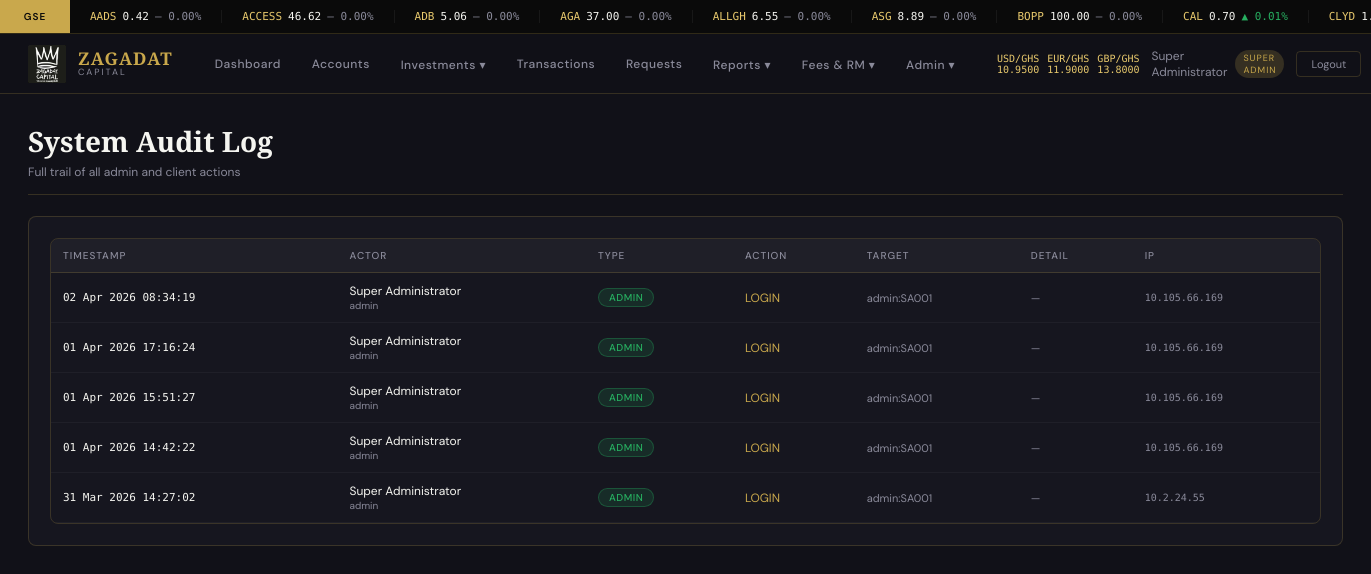
Page /admin/audit (signed in) on the committed database.
### models.py (models this page shows, shortened)
class AdminUser(UserMixin, db.Model):
    __tablename__ = 'admin_users'
    id            = db.Column(db.Integer, primary_key=True)
    staff_id      = db.Column(db.String(20), unique=True, nullable=False)
    full_name     = db.Column(db.String(120), nullable=False)
    email         = db.Column(db.String(120), unique=True, nullable=False)
    password_hash = db.Column(db.String(256), nullable=False)
    role          = db.Column(db.String(40), nullable=False, default='REPORT_VIEWER')
    is_active     = db.Column(db.Boolean, default=True)
    created_at    = db.Column(db.DateTime, default=datetime.utcnow)
    created_by    = db.Column(db.Integer, nullable=True)
    last_login    = db.Column(db.DateTime, nullable=True)
    is_rm         = db.Column(db.Boolean, default=False)
    rm_commission_rate = db.Column(db.Float, default=1.0)
    def has_permission(self, p):
        return ADMIN_ROLES.get(self.role, {}).get('level', 0) >= PERMISSION_MAP.get(p, 100)
    @property
    def is_super_admin(self): return self.role == 'SUPER_ADMIN'

class AuditLog(db.Model):
    __tablename__ = 'audit_logs'
    id          = db.Column(db.Integer, primary_key=True)
    actor_type  = db.Column(db.String(20))
    actor_id    = db.Column(db.Integer)
    actor_name  = db.Column(db.String(120))
    action      = db.Column(db.String(100))
    target      = db.Column(db.String(100), nullable=True)
    detail      = db.Column(db.Text, nullable=True)
    ip_address  = db.Column(db.String(50), nullable=True)
    created_at  = db.Column(db.DateTime, default=datetime.utcnow)

### routes/admin.py (the view)
@admin_bp.route('/audit')
@permission_required('manage_all')
def audit_log():
    from models import AuditLog
    logs = AuditLog.query.order_by(AuditLog.created_at.desc()).limit(500).all()
    return render_template('admin/audit.html', logs=logs)

### models.py (called while the page is built)
@login_manager.user_loader
def load_user(user_id):
    uid = str(user_id)
    if uid.startswith('admin_'):
        return AdminUser.query.get(int(uid.split('_')[1]))
    return ClientUser.query.get(int(uid))

### routes/admin.py (called while the page is built)
def permission_required(permission):
    def decorator(f):
        from functools import wraps
        @wraps(f)
        def decorated(*args, **kwargs):
            if not current_user.is_authenticated or session.get('user_type') != 'admin':
                return redirect(url_for('auth.login'))
            if not current_user.has_permission(permission):
                flash('Insufficient permissions.', 'error')
                return redirect(url_for('admin.dashboard'))
            return f(*args, **kwargs)
        return decorated
    return decorator

### templates/admin/audit.html (shortened to what this page needs)
{% extends 'base.html' %}
{% block content %}
<div class="page-content">
  <div class="page-header">
    <div><h1>System Audit Log</h1><p>Full trail of all admin and client actions</p></div>
  </div>
  <div class="card">
    <div class="table-wrap">
      <table class="data-table">
        <thead>
          <tr>
            <th>Timestamp</th><th>Actor</th><th>Type</th>
            <th>Action</th><th>Target</th><th>Detail</th><th>IP</th>
          </tr>
        </thead>
        <tbody>
          {% for log in logs %}
          <tr>
            <td class="mono" style="font-size:11px;white-space:nowrap;">{{ log.created_at.strftime('%d %b %Y %H:%M:%S') }}</td>
            <td>
              <div style="font-size:12px;">{{ log.actor_name }}</div>
              <div style="font-size:10px;color:var(--grey);">{{ log.actor_type }}</div>
            </td>
            <td>
              <span class="badge badge-{{ 'approved' if log.actor_type=='admin' else 'pending' }}">
                {{ log.actor_type.upper() }}
              </span>
            </td>
            <td style="font-size:12px;color:var(--gold);">{{ log.action }}</td>
            <td style="font-size:11px;color:var(--grey);">{{ log.target or '—' }}</td>
            <td style="font-size:11px;color:var(--grey);max-width:200px;overflow:hidden;text-overflow:ellipsis;white-space:nowrap;">{{ log.detail or '—' }}</td>
            <td class="mono" style="font-size:10px;color:var(--grey);">{{ log.ip_address or '—' }}</td>
          </tr>
          {% else %}
          <tr><td colspan="7" style="text-align:center;color:var(--grey);padding:3rem;">No audit records yet.</td></tr>
          {% endfor %}
        </tbody>
      </table>
    </div>
  </div>
</div>
{% endblock %}

### templates/base.html (shortened to what this page needs)
<!DOCTYPE html>
<html lang="en">
<head>
</head>
<body>
{% if current_user.is_authenticated %}
<div id="ticker-bar">
  <div class="ticker-label" id="ticker-exchange-label">GSE</div>
  <div class="ticker-track">
    <div class="ticker-inner" id="ticker-inner">
    </div>
  </div>
</div>
<nav class="topnav">
  <a href="{% if session.get('user_type') == 'admin' %}{{ url_for('admin.dashboard') }}{% else %}{{ url_for('user.dashboard') }}{% endif %}" class="nav-brand">
    <img src="{{ url_for('static', filename='img/logo.png') }}" alt="Zagadat">
    <div class="brand-text">
      <span class="brand-name">ZAGADAT</span>
      <span class="brand-sub">Capital</span>
    </div>
  </a>
  {% if session.get('user_type') == 'admin' %}
  <div class="nav-links">
    <a href="{{ url_for('admin.dashboard') }}" {% if request.endpoint == 'admin.dashboard' %}class="active"{% endif %}>Dashboard</a>
    <a href="{{ url_for('admin.accounts') }}" {% if 'account' in request.endpoint %}class="active"{% endif %}>Accounts</a>
    <div class="dropdown">
      <a href="{{ url_for('admin.investments') }}">Investments ▾</a>
    </div>
    <a href="{{ url_for('admin.transactions') }}">Transactions</a>
    <a href="{{ url_for('admin.client_requests') }}">Requests</a>
    <div class="dropdown">
      <a href="{{ url_for('reports.menu') }}">Reports ▾</a>
    </div>
    {% if current_user.has_permission('approve_account') %}
    <div class="dropdown">
      <a href="{{ url_for('admin.fees') }}">Fees & RM ▾</a>
    </div>
    {% endif %}
    {% if current_user.has_permission('manage_all') %}
    <div class="dropdown">
      <a href="{{ url_for('admin.admin_users') }}">Admin ▾</a>
    </div>
    {% endif %}
  </div>
  <div class="nav-right">
    <div class="fx-pill" id="fx-display">
      <span>USD/GHS <span id="fx-usd">—</span></span>
      <span>EUR/GHS <span id="fx-eur">—</span></span>
      <span>GBP/GHS <span id="fx-gbp">—</span></span>
    </div>
    <div class="nav-user">
      <span>{{ current_user.full_name }}</span>
      <span class="role-badge">{{ current_user.role.replace('_',' ') }}</span>
    </div>
    <a href="{{ url_for('auth.logout') }}" class="btn-logout">Logout</a>
  </div>
  {% endif %}
</nav>
{% endif %}
{% block content %}{% endblock %}
</body>
</html>

### templates/base.html (style rules this page uses)
:root { --black: #0A0A0A; --dark: #111118; --dark2: #1A1A2E; --gold: #C9A84C; --gold2: #E8C96D; --white: #F5F5F0; --grey: #8A8A9A; --light: #E8E8EC; --surface: #16161F; --border: rgba(201,168,76,0.2); --red: #E74C3C; --green: #27AE60; --radius: 8px; --font-display: 'Cormorant Garamond', serif; --font-body: 'DM Sans', sans-serif; --font-mono: 'DM Mono', monospace; }
*, *::before, *::after { box-sizing: border-box; margin: 0; padding: 0; }
html { font-size: 14px; }
body { background: var(--dark); color: var(--white); font-family: var(--font-body); min-height: 100vh; overflow-x: hidden; }
#ticker-bar { background: var(--black); border-bottom: 1px solid var(--border); height: 34px; overflow: hidden; display: flex; align-items: center; position: sticky; top: 0; z-index: 200; }
.ticker-label { background: var(--gold); color: var(--black); font-size: 10px; font-weight: 600; letter-spacing: 1px; padding: 4px 10px; flex-shrink: 0; height: 100%; display: flex; align-items: center; text-transform: uppercase; transition: background 0.5s, color 0.5s; min-width: 70px; justify-content: center; }
.ticker-track { flex: 1; overflow: hidden; position: relative; }
.ticker-inner { display: flex; gap: 0; white-space: nowrap; animation: ticker-scroll 60s linear infinite; will-change: transform; }
nav.topnav { background: rgba(17,17,24,0.95); backdrop-filter: blur(12px); border-bottom: 1px solid var(--border); display: flex; align-items: center; padding: 0 2rem; height: 60px; gap: 2rem; position: sticky; top: 34px; z-index: 190; }
.nav-brand { display: flex; align-items: center; gap: 12px; text-decoration: none; }
.nav-brand img { width: 38px; height: 38px; object-fit: contain; }
.nav-brand .brand-text { line-height: 1.1; }
.nav-brand .brand-name { font-family: var(--font-display); font-size: 1.25rem; font-weight: 700; color: var(--gold); letter-spacing: 1px; display: block; }
.nav-brand .brand-sub { font-size: 9px; color: var(--grey); letter-spacing: 2px; text-transform: uppercase; display: block; }
.nav-links { display: flex; align-items: center; gap: 0.2rem; flex: 1; }
.nav-links a, .nav-links .dropdown > a { color: var(--grey); text-decoration: none; font-size: 12px; letter-spacing: 0.5px; padding: 6px 14px; border-radius: 4px; transition: all 0.2s; font-weight: 500; white-space: nowrap; }
.dropdown { position: relative; }
.nav-right { display: flex; align-items: center; gap: 12px; margin-left: auto; }
.fx-pill { display: flex; gap: 8px; font-size: 10px; font-family: var(--font-mono); color: var(--grey); }
.fx-pill span { color: var(--gold2); }
.nav-user { display: flex; align-items: center; gap: 8px; font-size: 12px; color: var(--grey); }
.nav-user .role-badge { background: var(--border); color: var(--gold); font-size: 9px; padding: 2px 8px; border-radius: 20px; letter-spacing: 1px; text-transform: uppercase; }
.btn-logout { background: transparent; border: 1px solid var(--border); color: var(--grey); padding: 5px 14px; border-radius: 4px; font-size: 11px; cursor: pointer; transition: all 0.2s; text-decoration: none; font-family: var(--font-body); }
.page-content { padding: 2rem; max-width: 1600px; margin: 0 auto; }
.page-header { display: flex; align-items: flex-end; justify-content: space-between; margin-bottom: 1.5rem; padding-bottom: 1rem; border-bottom: 1px solid var(--border); }
.page-header h1 { font-family: var(--font-display); font-size: 2rem; font-weight: 600; color: var(--white); }
.page-header p { color: var(--grey); font-size: 12px; margin-top: 4px; }
.card { background: var(--surface); border: 1px solid var(--border); border-radius: var(--radius); padding: 1.5rem; }
.data-table { width: 100%; border-collapse: collapse; font-size: 12px; }
.data-table th { background: rgba(255,255,255,0.04); color: var(--grey); font-size: 10px; letter-spacing: 1px; text-transform: uppercase; padding: 10px 12px; text-align: left; font-weight: 500; border-bottom: 1px solid var(--border); }
.data-table td { padding: 10px 12px; border-bottom: 1px solid rgba(255,255,255,0.04); color: var(--white); vertical-align: middle; }
.table-wrap { overflow-x: auto; border: 1px solid var(--border); border-radius: var(--radius); }
.badge { display: inline-block; padding: 2px 10px; border-radius: 20px; font-size: 10px; letter-spacing: 0.5px; font-weight: 500; }
.badge-approved { background: rgba(39,174,96,0.15); color: var(--green); border: 1px solid rgba(39,174,96,0.3); }
.mono { font-family: var(--font-mono); }

### rows in the picture
AdminUser: full_name "Super Administrator", role.replace "SUPER ADMIN"
AuditLog: created_at "02 Apr 2026 08:34:19", actor_name "Super Administrator", actor_type "admin", actor_type "ADMIN", action "LOGIN", target "admin:SA001", detail "—", ip_address "10.105.66.169"
AuditLog: created_at "01 Apr 2026 17:16:24", actor_name "Super Administrator", actor_type "admin", actor_type "ADMIN", action "LOGIN", target "admin:SA001", detail "—", ip_address "10.105.66.169"
AuditLog: created_at "01 Apr 2026 15:51:27", actor_name "Super Administrator", actor_type "admin", actor_type "ADMIN", action "LOGIN", target "admin:SA001", detail "—", ip_address "10.105.66.169"
AuditLog: created_at "01 Apr 2026 14:42:22", actor_name "Super Administrator", actor_type "admin", actor_type "ADMIN", action "LOGIN", target "admin:SA001", detail "—", ip_address "10.105.66.169"
AuditLog: created_at "31 Mar 2026 14:27:02", actor_name "Super Administrator", actor_type "admin", actor_type "ADMIN", action "LOGIN", target "admin:SA001", detail "—", ip_address "10.2.24.55"
